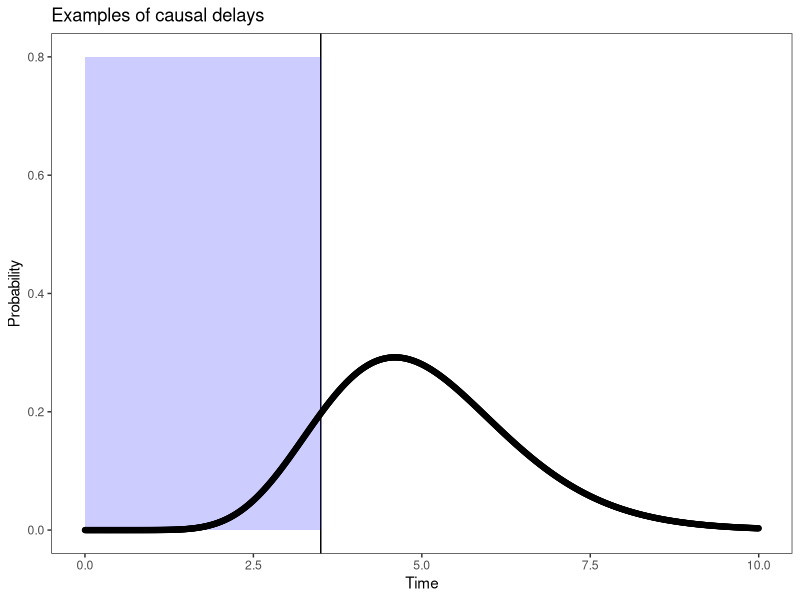

The R source for this figure:
#' ---
#' title: Time & Prevention <br> Stimuli Generation
#' author: Tia Gong
#' output:
#'    html_document:
#'      toc: true
#'      toc_depth: 3
#'      toc_float: true
#'      theme: default
#'      highlight: tango
#' ---

#+ General settings, echo = FALSE, results = 'hide' -------------------
knitr::opts_chunk$set(warning = FALSE, message = FALSE)

#+ load packages -------------------
#' # load packages
library(tidyr)
library(dplyr)
library(ggplot2)
# rm(list=ls())

#+ test parameters -------------------
#' # test parameters
data.frame(Time = seq(0, 10, length.out = 1000)) %>%
  mutate(exp = dgamma(Time, shape = 12.5, rate =2.5 )) %>%
  gather(fun, Probability, c(exp)) %>%
  mutate(Form = factor(fun, levels = c('exp'),
                       labels = c('demo'))) %>%
  ggplot(aes(x = Time, y = Probability)) +
  geom_vline(xintercept = c(3.5)) +
  annotate(
    "rect",
    xmin = 0,
    xmax = 3.5,
    ymin = 0,
    ymax = 0.8,
    alpha = 0.2,
    fill = "blue"
  ) +
  geom_point() +
  theme_bw() +
  theme(panel.grid = element_blank()) +
  ggtitle('Examples of causal delays')

#+ set parameters -------------------
#' # set parameters
#' #### BASIC IDEAS: <br>
#' 1. E's base rate: reliable,var=0.25 <br>
#' 2. A, B's base rates: not reliable but not totally memoryless, m=6, var=25 <br>
#' 3. The preventative cause in this experiments is in broad scope,
#' which can prevent E's activation within its effective time range despite the source<br>
#' 4. The preventative effect mean: 3s; the generative effect mean: 2s;
#' both are reliable, var= 0.25 (we can increase if it is too easy)<br>
#' 5. Contingency = 100%
#' 6. Each trial begin with base-rate E, in order to remind the exist of baserate
#' and help participants calculate the baserate activation.
#' 7. cut trials at 20s.
#'
#' #### NOTES: <br>
#' To be specific, the preventative cause prevent the ACTIVATION,
#' rather than the mechanism between generative causes and the effect.
#' For example, the case B-A------E where B->E is possible as long as A->E < AE,
#' but not very probable under our current parameter setting (we can negotiate it later).

k_e = 100
r_e = 20 #e->e: m=5,var=0.25
k_a = 1
r_a = 0.17 #a: m=6,var=25
k_b = 1
r_b = 0.17 #b:m=6,var=25

s_e = 5
s_a = 3
s_b = 3

#we use "ae" to represent preventative, while "be" to represent generative
#sinse "preventative_A_generative_B" is our first model :)
k_ae = 36
r_ae = 12 #preventative a->e: m=3,var=0.25
k_be = 9
r_be = 6  #generative b->e: m=1.5,var=0.25

E = E_raw = rgamma(s_e, shape = k_e, rate = r_e) %>% cumsum()
a_count = 0
b_count = 0
while (1) {
  A = rgamma(s_a, shape = k_a, rate = r_a)
  if (min(A) > 1 &&
      max(A) < 12) {
    # A causes cannot get too close to each other
    A = A %>% cumsum()
    if (max(A) < 20) {
      break
    } else{
      a_count = a_count + 1
    }
  } else{
    a_count = a_count + 1
  }
}

while (1) {
  B = rgamma(s_b, shape = k_b, rate = r_b)
  if (min(B) > 1 &&
      max(B) < 12) {
    # B causes cannot get too close to each other
    B = B %>% cumsum()
    if (max(B) < 20) {
      break
    } else{
      b_count = b_count + 1
    }
  } else{
    b_count = b_count + 1
  }
}
#+ preventative_A & generative_B -------------------
#' # preventative_A & generative_B
G = c()
for (i in 1:s_b) {
  G = c(G, rgamma(1, shape = (k_be), rate = r_be) + B[i])
}

E_cb = c(E, G)
for (i in 1:s_a) {
  blocktime = rgamma(1, shape = (k_ae), rate = r_ae) + A[i]
  E_cb = E_cb[E_cb > blocktime | E_cb <= A[i]]
}

pAgB = data.frame(obj = c(rep("A", length(A)), rep("B", length(B)), rep("E", length(E_cb))), time =
                    c(A, B, E_cb))
initial = data.frame(obj = "E", time = 0) # set E activation as initialization
pAgB = rbind(pAgB, initial)
pAgB = pAgB[order(pAgB$time), ]

pAgB = pAgB[pAgB$time < 20, ]

write.csv(pAgB, "pAgB.csv", row.names = F, quote = F)
save(pAgB, file = "pAgB.Rda")

#+  generative_A & preventative_B -------------------
#' # generative_A & preventative_B
G = c()
for (i in 1:s_a) {
  G = c(G, rgamma(1, shape = (k_be), rate = r_be) + A[i])
}

E_cb = c(E, G)
for (i in 1:s_b) {
  blocktime = rgamma(1, shape = (k_ae), rate = r_ae) + B[i]
  E_cb = E_cb[E_cb > blocktime | E_cb <= B[i]]
}

gApB = data.frame(obj = c(rep("A", length(A)), rep("B", length(B)), rep("E", length(E_cb))), time =
                    c(A, B, E_cb))
initial = data.frame(obj = "E", time = 0) # set E activation as initialization
gApB = rbind(gApB, initial)
gApB = gApB[order(gApB$time), ]

gApB = gApB[gApB$time < 20, ]

write.csv(gApB, "gApB.csv", row.names = F, quote = F)
save(gApB, file = "gApB.Rda")

#+ both generative -------------------
#' # both generative
G_b = c()

for (i in 1:s_b) {
  G_b = c(G_b, rgamma(1, shape = (k_be), rate = r_be) + B[i])
}
G_a = c()

for (i in 1:s_a) {
  G_a = c(G_a, rgamma(1, shape = (k_be), rate = r_be) + A[i])
}

E_cb = c(E, G_b, G_a)

gAgB = data.frame(obj = c(rep("A", length(A)), rep("B", length(B)), rep("E", length(E_cb))), time =
                    c(A, B, E_cb))
initial = data.frame(obj = "E", time = 0) # set E activation as initialization
gAgB = rbind(gAgB, initial)
gAgB = gAgB[order(gAgB$time), ]

gAgB = gAgB[gAgB$time < 20, ]

write.csv(gAgB, "gAgB.csv", row.names = F, quote = F)
save(gAgB, file = "gAgB.Rda")

#+ both preventative -------------------
#' # both preventative
E_cb = E
for (i in 1:s_a) {
  blocktime = rgamma(1, shape = (k_ae), rate = r_ae) + A[i]
  E_cb = E_cb[E_cb > blocktime | E_cb <= A[i]]
}

for (i in 1:s_b) {
  blocktime = rgamma(1, shape = (k_ae), rate = r_ae) + B[i]
  E_cb = E_cb[E_cb > blocktime | E_cb <= B[i]]
}

pApB = data.frame(obj = c(rep("A", length(A)), rep("B", length(B)), rep("E", length(E_cb))), time =
                    c(A, B, E_cb))
initial = data.frame(obj = "E", time = 0) # set E activation as initialization
pApB = rbind(pApB, initial)
pApB = pApB[order(pApB$time), ]

pApB = pApB[pApB$time < 20, ]

write.csv(pApB, "pApB.csv", row.names = F, quote = F)
save(pApB, file = "pApB.Rda")

#+ both noncausal -------------------
#' # both noncausal
E_cb = E

nAnB = data.frame(obj = c(rep("A", length(A)), rep("B", length(B)), rep("E", length(E_cb))), time =
                    c(A, B, E_cb))
initial = data.frame(obj = "E", time = 0) # set E activation as initialization
nAnB = rbind(nAnB, initial)
nAnB = nAnB[order(nAnB$time), ]
nAnB = nAnB[nAnB$time < 20, ]

write.csv(nAnB, "nAnB.csv", row.names = F, quote = F)
save(nAnB, file = "nAnB.Rda")

#+ noncausal_A & generative_B -------------------
#' # noncausal_A & generative_B
G = c()
for (i in 1:s_b) {
  G = c(G, rgamma(1, shape = (k_be), rate = r_be) + B[i])
}

E_cb = c(E, G)

nAgB = data.frame(obj = c(rep("A", length(A)), rep("B", length(B)), rep("E", length(E_cb))), time =
                    c(A, B, E_cb))
initial = data.frame(obj = "E", time = 0) # set E activation as initialization
nAgB = rbind(nAgB, initial)
nAgB = nAgB[order(nAgB$time), ]
nAgB = nAgB[nAgB$time < 20, ]

write.csv(nAgB, "nAgB.csv", row.names = F, quote = F)
save(nAgB, file = "nAgB.Rda")

#+ generative_A & noncausal_B -------------------
#' # generative_A & noncausal_B
G = c()
for (i in 1:s_a) {
  G = c(G, rgamma(1, shape = (k_be), rate = r_be) + A[i])
}

E_cb = c(E, G)

gAnB = data.frame(obj = c(rep("A", length(A)), rep("B", length(B)), rep("E", length(E_cb))), time =
                    c(A, B, E_cb))
initial = data.frame(obj = "E", time = 0) # set E activation as initialization
gAnB = rbind(gAnB, initial)
gAnB = gAnB[order(gAnB$time), ]
gAnB = gAnB[gAnB$time < 20, ]

write.csv(gAnB, "gAnB.csv", row.names = F, quote = F)
save(gAnB, file = "gAnB.Rda")

#+ noncausal_A & preventative_B -------------------
#' # noncausal_A & preventative_B
E_cb = E

for (i in 1:s_b) {
  blocktime = rgamma(1, shape = (k_ae), rate = r_ae) + B[i]
  E_cb = E_cb[E_cb > blocktime | E_cb <= B[i]]
}

nApB = data.frame(obj = c(rep("A", length(A)), rep("B", length(B)), rep("E", length(E_cb))), time =
                    c(A, B, E_cb))
initial = data.frame(obj = "E", time = 0) # set E activation as initialization
nApB = rbind(nApB, initial)
nApB = nApB[order(nApB$time), ]
nApB = nApB[nApB$time < 20, ]

write.csv(nApB, "nApB.csv", row.names = F, quote = F)
save(nApB, file = "nApB.Rda")

#+ preventative_A & noncausal_B -------------------
#' # preventative_A & noncausal_B
E_cb = E

for (i in 1:s_a) {
  blocktime = rgamma(1, shape = (k_ae), rate = r_ae) + A[i]
  E_cb = E_cb[E_cb > blocktime | E_cb <= A[i]]
}

pAnB = data.frame(obj = c(rep("A", length(A)), rep("B", length(B)), rep("E", length(E_cb))), time =
                    c(A, B, E_cb))
initial = data.frame(obj = "E", time = 0) # set E activation as initialization
pAnB = rbind(pAnB, initial)
pAnB = pAnB[order(pAnB$time), ]
pAnB = pAnB[pAnB$time < 20, ]

write.csv(pAnB, "pAnB.csv", row.names = F, quote = F)
save(pAnB, file = "pAnB.Rda")